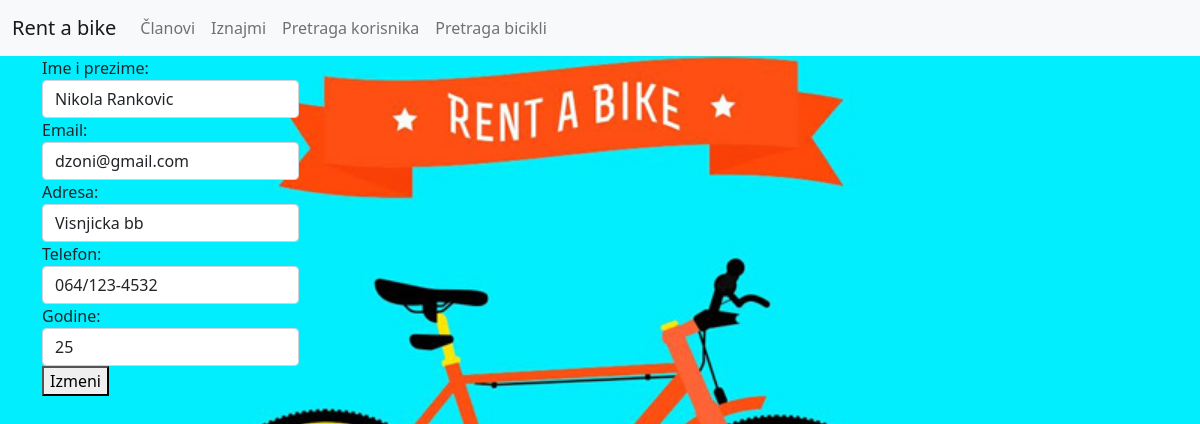
Page /edit.php?editid=23 on the committed database.
### tables this page shows
CREATE TABLE `clanovi` (
  `id` int(11) NOT NULL,
  `imeprezime` varchar(50) NOT NULL,
  `email` varchar(30) NOT NULL,
  `adresa` varchar(50) NOT NULL,
  `telefon` varchar(20) NOT NULL,
  `godine` varchar(10) NOT NULL
);

### edit.php (the view, shortened to what this page needs)
<?php
require "conn.php";
$id = $_GET['editid'];
$sql = "SELECT imeprezime,email,adresa,telefon,godine FROM clanovi WHERE id=$id";
$result = mysqli_query($conn,$sql);
$row = mysqli_fetch_assoc($result);
$imeprezime=$row['imeprezime'];
$email=$row['email'];
$adresa=$row['adresa'];
$telefon=$row['telefon'];
$godine=$row['godine'];
?>
<!DOCTYPE html>
<html lang="en">
<head>
  <link href="https://cdn.jsdelivr.net/npm/bootstrap@5.1.3/dist/css/bootstrap.min.css" rel="stylesheet">
    <link href="css/style.css" rel="stylesheet">
</head>
<body>
    <?php
    include "head.php";
    ?>
    <div class="container">
<form action="" method="post">
<div class="form-group">
<label for=""> Ime i prezime: <input type="text" name="imeprezime" value="<?php echo $imeprezime;?>" class="form-control"> </label>
</div>
<div class="form-group">
<label for=""> Email: <input type="email"  name="email" value="<?php echo $email;?>" class="form-control">  </label>
</div>
<div class="form-group"><label for=""> Adresa: <input type="text"  name="adresa" value="<?php echo $adresa;?>" class="form-control">  </label></div>
<div class="form-group"><label for=""> Telefon: <input type="text"  name="telefon" value="<?php echo $telefon;?>"  class="form-control">  </label></div>
<div class="form-group"><label for=""> Godine: <input type="text"  name="godine"  value="<?php echo $godine;?>" class="form-control">  </label></div>
<div class="form-group">
<button type="submit"  name="submit">Izmeni</button>
</div>
</div>
</body>
</html>

### css/style.css (style rules this page uses)
body { background-image: url("img/naslovna.jpg"); background-size: cover; background-repeat: no-repeat; height: 300px; }

### rows in the picture
clanovi: imeprezime "Nikola Rankovic", email "dzoni@gmail.com", adresa "Visnjicka bb", telefon "064/123-4532", godine "25"
